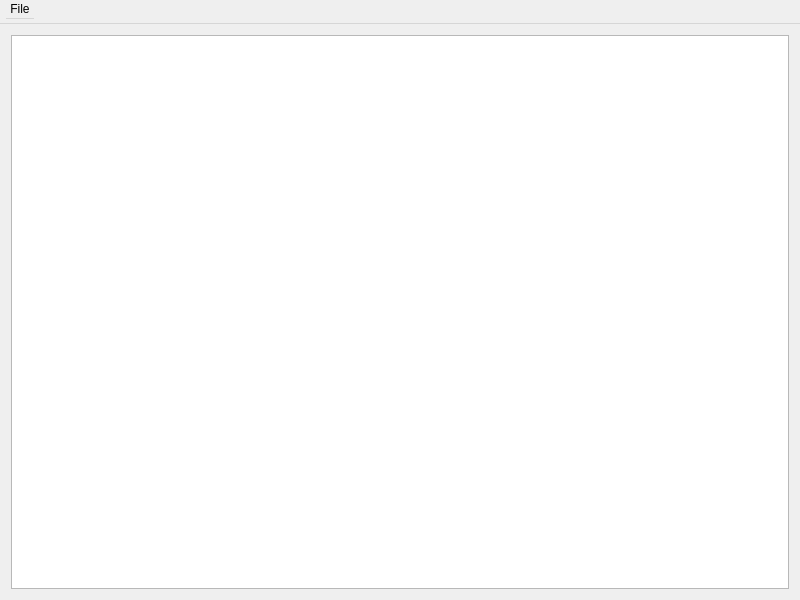
<?xml version="1.0" encoding="UTF-8"?>
<ui version="4.0">
 <class>MainWindow</class>
 <widget class="QMainWindow" name="MainWindow">
  <property name="geometry">
   <rect>
    <x>0</x>
    <y>0</y>
    <width>800</width>
    <height>600</height>
   </rect>
  </property>
  <property name="sizePolicy">
   <sizepolicy hsizetype="Preferred" vsizetype="Preferred">
    <horstretch>0</horstretch>
    <verstretch>0</verstretch>
   </sizepolicy>
  </property>
  <property name="windowTitle">
   <string>CrashView</string>
  </property>
  <widget class="QWidget" name="centralWidget">
   <property name="sizePolicy">
    <sizepolicy hsizetype="Preferred" vsizetype="Preferred">
     <horstretch>0</horstretch>
     <verstretch>0</verstretch>
    </sizepolicy>
   </property>
   <property name="minimumSize">
    <size>
     <width>0</width>
     <height>0</height>
    </size>
   </property>
   <layout class="QVBoxLayout" name="verticalLayout">
    <item>
     <widget class="QTextBrowser" name="textBrowser">
      <property name="sizePolicy">
       <sizepolicy hsizetype="MinimumExpanding" vsizetype="MinimumExpanding">
        <horstretch>1</horstretch>
        <verstretch>1</verstretch>
       </sizepolicy>
      </property>
      <property name="minimumSize">
       <size>
        <width>400</width>
        <height>300</height>
       </size>
      </property>
     </widget>
    </item>
   </layout>
  </widget>
  <widget class="QMenuBar" name="menuBar">
   <property name="geometry">
    <rect>
     <x>0</x>
     <y>0</y>
     <width>800</width>
     <height>24</height>
    </rect>
   </property>
   <property name="sizePolicy">
    <sizepolicy hsizetype="MinimumExpanding" vsizetype="Fixed">
     <horstretch>0</horstretch>
     <verstretch>0</verstretch>
    </sizepolicy>
   </property>
   <property name="minimumSize">
    <size>
     <width>0</width>
     <height>24</height>
    </size>
   </property>
   <widget class="QMenu" name="menuExit">
    <property name="title">
     <string>File</string>
    </property>
    <addaction name="actionOpen"/>
    <addaction name="actionExit"/>
   </widget>
   <addaction name="menuExit"/>
  </widget>
  <action name="actionExit">
   <property name="text">
    <string>Exit</string>
   </property>
   <property name="shortcut">
    <string>Ctrl+Q</string>
   </property>
  </action>
  <action name="actionOpen">
   <property name="text">
    <string>Open</string>
   </property>
   <property name="shortcut">
    <string>Ctrl+O</string>
   </property>
  </action>
 </widget>
 <layoutdefault spacing="6" margin="11"/>
 <resources/>
 <connections/>
</ui>
